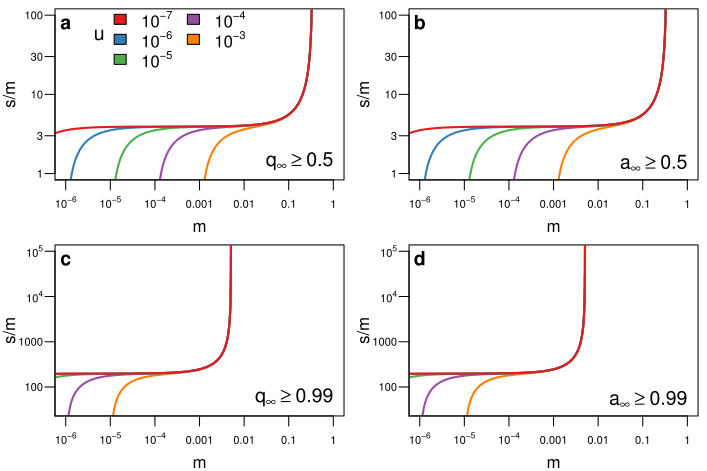

Reproduce this figure in R.
#!/usr/bin/Rscript --vanilla
# see fig-hlines.R for a description
scriptname = sub("^--file=",'',grep("^--file=",commandArgs(),value=TRUE)[1])
pdfname = sub("\\.[^.]*$", ".pdf", scriptname)

library(extrafont)
library(RColorBrewer)

bcz = brewer.pal(5,"Set1")

pow = function(x,y) x**y

# find the valid, values of m that make the determinant 0
droots = function(s,u,Q,h) {
  E = s*pow(s*(1 + h*(-1 + u)) + u,2)*(-4*u + 8*h*u + pow(h,2)*s*pow(1 + u,2))

  D = -2*s*(-1 + u)*(2*pow(h,4)*(-1 + 2*Q)*pow(s,3)*u*(-1 + pow(u,2)) - 2*(Q*s*(s + 3*s*u + (9 - 5*u)*u) + u*(3*u + s*(-5 - 3*s + 5*u))) + 
      h*(12*pow(u,2) + pow(s,2)*(-1 - u*(22 + u) + Q*(9 + u*(14 + u))) + s*u*(-39 + u*(26 + u) - Q*(-63 + u*(38 + u)))) + 
      pow(h,3)*pow(s,2)*(3 - s*(1 + u)*(-4 - u*(1 + u) + Q*(5 + (-2 + u)*u)) + u*(18 - u*(5 + 4*u) + 4*Q*(-9 + u*(5 + 2*u)))) + 
      pow(h,2)*s*(3*(13 - 3*u)*u - pow(s,2)*(1 + u)*(2 + u) + 4*s*u*(3 + u*(2 + u)) + 
         Q*(pow(s,2)*(1 + u)*(3 + u) + 2*u*(-27 + u*(18 + u)) - s*(9 + u*(-16 + u*(11 + 4*u))))))
  C = s*pow(-1 + u,2)*(12*(-1 + 2*h)*u + s*(1 + 9*(2 - 3*Q)*Q - 22*u + 2*Q*(2 + 9*Q)*u + pow(-1 + Q,2)*pow(u,2) + 
         2*h*(3 + Q*(-9 + u)*(5 + u) + u*(28 + u) - 2*pow(Q,2)*(-27 + u*(18 + u))) + 
         pow(h,2)*(-15 - 2*u*(9 + u) + 4*Q*(27 + pow(u,2)) + 4*pow(Q,2)*(-27 + u*(18 + u)))) + 
      pow(h,2)*pow(s,3)*(6 + u*(6 + u) + 2*pow(h,2)*pow(1 - 2*Q,2)*(-1 + 3*pow(u,2)) - 2*Q*(9 + u*(8 + u)) + pow(Q,2)*(13 + u*(10 + u)) - 
         2*h*(-1 + 2*Q)*(-6 - u*(7 + 3*u) + Q*(5 + u*(4 + 3*u)))) + 
      2*pow(s,2)*(-6*(-1 + Q)*(Q + (-1 + Q)*u) + h*(3 + 5*u*(4 + u) + pow(Q,2)*(3 + u)*(7 + 5*u) - 2*Q*(14 + u*(21 + 5*u))) + 
         pow(h,3)*(-1 + 2*Q)*(9 + (5 - 6*u)*u + 2*Q*(-9 + u*(5 + 6*u))) - pow(h,2)*(2 + u*(11 + 10*u) + 2*pow(Q,2)*u*(15 + 11*u) - 2*Q*(8 + u*(19 + 16*u)))))
  B = -2*s*pow(-1 + u,3)*(-2 + 2*pow(h,4)*pow(-1 + 2*Q,3)*pow(s,3)*u - 2*pow(-1 + Q,2)*pow(s,2)*(3*Q + (-1 + Q)*u) + 
      (-1 + Q)*s*(1 + 9*Q + (-1 + Q)*u) - pow(h,3)*pow(s - 2*Q*s,2)*(-5 + 4*u - 8*Q*u + s*(-4 + 3*Q + 3*(-1 + Q)*u)) + 
      pow(h,2)*(-1 + 2*Q)*s*(-9 + pow(Q,2)*s*(3*(-4 + s) + (-20 + s)*u) + s*(-4 - 8*u + s*(2 + u)) + Q*(2*(9 + u) + s*(15 - 5*s + 28*u - 2*s*u))) + 
      h*(4 + (-1 + Q)*pow(s,2)*(3 + 6*u + 2*Q*(-13 + 12*Q - 11*u + 8*Q*u)) - s*(2 + u + Q*(-34 - 5*u + 4*Q*(9 + u)))))
  A = pow(1 - Q + h*(-1 + 2*Q),2)*pow(s,2)*(1 + s*(2*h*pow(1 - 2*Q,2) - 4*(-1 + Q)*Q + pow(h,2)*pow(1 - 2*Q,2)*s))*pow(-1 + u,4)

  r = polyroot(c(E,D,C,B,A))
  isR = sapply(Im(r),function(x) isTRUE(all.equal.numeric(x,0)))
  rr = ifelse(isR & 0 <= Re(r) & Re(r) <= 1,Re(r),NA)
  rr[which(!is.na(rr))]
}

# find the final population frequency
f = function(m,s,u,Q,h,q0) {
	A = -(1-2*h)*s
	B = s*(Q*m*(1-u)-m*(1-u)+1+h*(-3+m*(1-2*Q)*(1-u)-u))
  C = -m*(1-u)*(1+h*(1-2*Q)*s)-u+h*s*(1+u)
	D = Q*m*(1-u)+u
	r = polyroot(c(D,C,B,A))
	isR = sapply(Im(r),function(x) isTRUE(all.equal.numeric(x,0)))
	rr = ifelse(isR & 0 <= Re(r) & Re(r) <= 1,Re(r),NA)
	if(sum(is.na(rr)) > 0)
		return(rr[which(!is.na(rr))])
	if(q0 < rr[2])
		return(rr[1])
	return(rr[3])
}

# find the roots
r = function(m,s,u,Q,h) {
  A = -(1-2*h)*s
  B = s*(Q*m*(1-u)-m*(1-u)+1+h*(-3+m*(1-2*Q)*(1-u)-u))
  C = -m*(1-u)*(1+h*(1-2*Q)*s)-u+h*s*(1+u)
  D = Q*m*(1-u)+u
  
  polyroot(c(D,C,B,A))
}

rroots = function(m,s,u,Q,h) {
  A = -(1-2*h)*s
  B = s*(Q*m*(1-u)-m*(1-u)+1+h*(-3+m*(1-2*Q)*(1-u)-u))
  C = -m*(1-u)*(1+h*(1-2*Q)*s)-u+h*s*(1+u)
  D = Q*m*(1-u)+u
  
  V = c(D,C,B,A)
  #V = V[1:max(which(V != 0))]

  r = polyroot(V)
  isR = sapply(Im(r),function(x) isTRUE(all.equal.numeric(x,0)))
  rr = ifelse(isR & 0 <= Re(r) & Re(r) <= 1,Re(r),NA)
  rr[which(!is.na(rr))]
}

d = function(m,s,u,Q,h) {
	A = -(1-2*h)*s
	B = s*(Q*m*(1-u)-m*(1-u) + 1+h*(-3+m*(1-2*Q)*(1-u)-u))
  C = -m*(1-u)*(1+h*(1-2*Q)*s)-u+h*s*(1+u)
	D = Q*m*(1-u)+u

	det = 18*A*B*C*D - 4*B*B*B*D + B*B*C*C - 4*A*C*C*C - 27*A*A*D*D
	det
}

deltaq = function(m,s,u,Q,h,q) {
  A = -(1-2*h)*s
  B = s*(Q*m*(1-u)-m*(1-u) + 1+h*(-3+m*(1-2*Q)*(1-u)-u))
  C = -m*(1-u)*(1+h*(1-2*Q)*s)-u+h*s*(1+u)
  D = Q*m*(1-u)+u

  del = A*q*q*q+B*q*q+C*q+D
  del
}

# returns the value of m that makes q an equilibrium value
mequ = function(s,h,u,Q,q=1/2) {
	m1 = ((-1 + q)*(u + q*s*(q + h*(1 - 2*q + u))))/
   ((q - Q + q*(q - q*Q + h*(-1 + q)*(-1 + 2*Q))*s)*(-1 + u))
   m1
}

# returns the value of m that makes p and equilibrium phenotype value
mequp = function(s,h,u,Q,p=1/2) {
  if(-1+2*h == 0) {
    q = p
  } else {
    q = (-h + sqrt(p - 2*p*h + h*h))/(1 - 2*h)
  } 
  mequ(s,h,u,Q,q)
}

ulines1 = function(h,ess,yue,Q,qh=1/2) {
  ret = matrix(0,length(ess),length(yue))
  for(i in seq_along(yue)) {
    u = yue[i]
    for(j in seq_along(ess)) {
      s = ess[j]
      m = mequ(s,h,u,Q,qh)
      dm = rroots(m=m,s=s,h=h,u=u,Q=Q)
      if(length(dm)>1) {
        rm = droots(s=s,h=h,u=u,Q=Q)
        m = max(rm[rm < m])
      }
      ret[j,i] = m
    }
  }
  ret
}

ulines2 = function(h,ess,yue,Q,ph=1/2) {
  ret = matrix(0,length(ess),length(yue))
  for(i in seq_along(yue)) {
    u = yue[i]
    for(j in seq_along(ess)) {
      s = ess[j]
      m = mequp(s,h,u,Q,ph)
      dm = rroots(m=m,s=s,h=h,u=u,Q=Q)
      if(length(dm)>1) {
        rm = droots(s=s,h=h,u=u,Q=Q)
        m = max(rm[rm < m])
      }
      ret[j,i] = m
    }
  }
  ret
}

adjustaxs = function(x) {
  xe = sapply(log10(x), function(u) as.expression(bquote(10^.(u))))
  ifelse(abs(log10(x)) > 3, xe, x)  
}

em = 10^seq(-8,0,0.1)
ess = 10^seq(-7,4,0.1)

width = 7.08
height = width*(2/3)

pdf(pdfname, width=width, height=height,family="Helvetica")
par(mgp=c(1.8,0.6,0),mai=c(0.55,0.55,0.1,0.1), las=1,cex.axis=1.2^-2)
par(mfrow=c(2,2))
par(cex = 1)

yue = c(1e-7,1e-6,1e-5,1e-4,1e-3)
Q = 0.01
aitch = c(1/2,0,1)

for(page in seq_along(aitch)) {
	h = aitch[page]

	####################################################################################
	# Threshold for 'b' to be most common allele

	hl = ulines1(h,ess,rev(yue),Q,1/2)
	matplot(log10(hl),log10(ess/hl),type="l",col=rev(bcz),lty=1,lwd=2,
	  xlab="m",ylab="s/m",xaxt="n",yaxt="n",xlim=c(-6,0),ylim=c(0,2)
	)
	text(-6,2,"a",cex=1.2^1,font=2,adj=c(0.5,1))

	x = 10^seq(-8,0,1)
	axis(1,log10(x),adjustaxs(x))
	y = c(1,3,10,30,100)
	axis(2,log10(y),adjustaxs(y))

	leg = sapply(log10(yue), function(u) {as.expression(bquote(10^.(u)))})

	legend(-5.25,2.2,legend=leg,ncol=2,fill=bcz,bty="n")
	text(-5.25,1.75,"u",cex=1.2)

	text(0,0,expression(q[infinity] >= 0.5),cex=1.2,adj=c(1,-0.2))

	####################################################################################
	# Threshold for blindness to be the most common phenotype

	hl = ulines2(h,ess,rev(yue),Q,1/2)
	matplot(log10(hl),log10(ess/hl),type="l",col=rev(bcz),lty=1,lwd=2,
	  xlab="m",ylab="s/m",xaxt="n",yaxt="n",xlim=c(-6,0),ylim=c(0,2)
	)
	text(-6,2,"b",cex=1.2^1,font=2,adj=c(0.5,1))

	x = 10^seq(-8,0,1)
	axis(1,log10(x),adjustaxs(x))
	y = c(1,3,10,30,100)
	axis(2,log10(y),adjustaxs(y))

	text(0,0,expression(a[infinity] >= 0.5),cex=1.2,adj=c(1,-0.2))

	####################################################################################
	# Threshold for 'b' to become "fixed"

	hl = ulines1(h,ess,rev(yue),Q,0.99)
	matplot(log10(hl),log10(ess/hl),type="l",col=rev(bcz),lty=1,lwd=2,
	  xlab="m",ylab="s/m",,xaxt="n",yaxt="n",xlim=c(-6,0),ylim=c(1.5,5)
	)
	text(-6,5,"c",cex=1.2^1,font=2,adj=c(0.5,1))

	x = 10^seq(-8,0,1)
	axis(1,log10(x),adjustaxs(x))
	y = c(1,10,100,1000,10000,100000)
	axis(2,log10(y),adjustaxs(y))

	text(0,1.5,expression(q[infinity] >= 0.99),cex=1.2,adj=c(1,-0.2))

	####################################################################################
	# Threshold for blindness to become "fixed"

	hl = ulines2(h,ess,rev(yue),Q,0.99)
	matplot(log10(hl),log10(ess/hl),type="l",col=rev(bcz),lty=1,lwd=2,
	  xlab="m",ylab="s/m",,xaxt="n",yaxt="n",xlim=c(-6,0),ylim=c(1.5,5)
	)
	text(-6,5,"d",cex=1.2^1,font=2,adj=c(0.5,1))

	x = 10^seq(-8,0,1)
	axis(1,log10(x),adjustaxs(x))
	y = c(1,10,100,1000,10000,100000)
	axis(2,log10(y),adjustaxs(y))

	text(0,1.5,expression(a[infinity] >= 0.99),cex=1.2,adj=c(1,-0.2))
}
invisible(dev.off())
embed_fonts(pdfname, options="-DPDFSETTINGS=/prepress")
